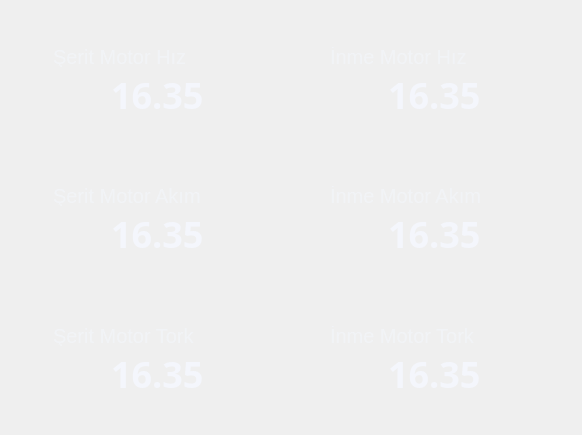
   <widget class="QFrame" name="Container_2">
    <property name="geometry">
     <rect>
      <x>425</x>
      <y>577</y>
      <width>582</width>
      <height>435</height>
     </rect>
    </property>
    <property name="styleSheet">
     <string notr="true">QFrame {
    background: qlineargradient(
        x1:0, y1:0, x2:0, y2:1,
        stop:0 rgba(6, 11, 38, 240),
        stop:1 rgba(26, 31, 55, 0)
    );
    border-radius: 20px;
}
</string>
    </property>
    <property name="frameShape">
     <enum>QFrame::StyledPanel</enum>
    </property>
    <property name="frameShadow">
     <enum>QFrame::Raised</enum>
    </property>
    <widget class="QFrame" name="FrameSeritMotorHiz">
     <property name="geometry">
      <rect>
       <x>20</x>
       <y>27</y>
       <width>260</width>
       <height>105</height>
      </rect>
     </property>
     <property name="styleSheet">
      <string notr="true">QFrame {
    background: qlineargradient(
        x1:0, y1:0, x2:0, y2:1,
        stop:0 rgba(6, 11, 38, 240),
        stop:1 rgba(26, 31, 55, 0)
    );
    border-radius: 20px;
}
</string>
     </property>
     <property name="frameShape">
      <enum>QFrame::StyledPanel</enum>
     </property>
     <property name="frameShadow">
      <enum>QFrame::Raised</enum>
     </property>
     <widget class="QLabel" name="labelSeritMotorHiz">
      <property name="geometry">
       <rect>
        <x>33</x>
        <y>20</y>
        <width>151</width>
        <height>20</height>
       </rect>
      </property>
      <property name="styleSheet">
       <string notr="true">QLabel{
	background-color: transparent;
	color: rgba(244, 246, 252, 151);
	font-family: 'Plus-Jakarta-Sans';
	font-weight: medium;
	font-size: 20px;
}</string>
      </property>
      <property name="text">
       <string>Şerit Motor Hız</string>
      </property>
     </widget>
     <widget class="QLabel" name="labelSeritMotorHizValue">
      <property name="geometry">
       <rect>
        <x>91</x>
        <y>43</y>
        <width>101</width>
        <height>50</height>
       </rect>
      </property>
      <property name="font">
       <font>
        <family>Plus-Jakarta-Sans</family>
        <pointsize>-1</pointsize>
        <weight>75</weight>
        <bold>true</bold>
       </font>
      </property>
      <property name="styleSheet">
       <string notr="true">QLabel{
	background-color: transparent;
	color: #F4F6FC;
	font-family: 'Plus-Jakarta-Sans';
	font-weight: bold;
	font-size: 36px;
}</string>
      </property>
      <property name="text">
       <string>16.35</string>
      </property>
     </widget>
    </widget>
    <widget class="QFrame" name="FrameInmeMotorHiz">
     <property name="geometry">
      <rect>
       <x>297</x>
       <y>27</y>
       <width>260</width>
       <height>105</height>
      </rect>
     </property>
     <property name="styleSheet">
      <string notr="true">QFrame {
    background: qlineargradient(
        x1:0, y1:0, x2:0, y2:1,
        stop:0 rgba(6, 11, 38, 240),
        stop:1 rgba(26, 31, 55, 0)
    );
    border-radius: 20px;
}
</string>
     </property>
     <property name="frameShape">
      <enum>QFrame::StyledPanel</enum>
     </property>
     <property name="frameShadow">
      <enum>QFrame::Raised</enum>
     </property>
     <widget class="QLabel" name="labelInmeMotorHiz">
      <property name="geometry">
       <rect>
        <x>33</x>
        <y>20</y>
        <width>151</width>
        <height>20</height>
       </rect>
      </property>
      <property name="styleSheet">
       <string notr="true">QLabel{
	background-color: transparent;
	color: rgba(244, 246, 252, 151);
	font-family: 'Plus-Jakarta-Sans';
	font-weight: medium;
	font-size: 20px;
}</string>
      </property>
      <property name="text">
       <string>İnme Motor Hız</string>
      </property>
     </widget>
     <widget class="QLabel" name="labelInmeMotorHizValue">
      <property name="geometry">
       <rect>
        <x>91</x>
        <y>43</y>
        <width>101</width>
        <height>50</height>
       </rect>
      </property>
      <property name="font">
       <font>
        <family>Plus-Jakarta-Sans</family>
        <pointsize>-1</pointsize>
        <weight>75</weight>
        <bold>true</bold>
       </font>
      </property>
      <property name="styleSheet">
       <string notr="true">QLabel{
	background-color: transparent;
	color: #F4F6FC;
	font-family: 'Plus-Jakarta-Sans';
	font-weight: bold;
	font-size: 36px;
}</string>
      </property>
      <property name="text">
       <string>16.35</string>
      </property>
     </widget>
    </widget>
    <widget class="QFrame" name="FrameSeritMotorAkim">
     <property name="geometry">
      <rect>
       <x>20</x>
       <y>166</y>
       <width>260</width>
       <height>105</height>
      </rect>
     </property>
     <property name="styleSheet">
      <string notr="true">QFrame {
    background: qlineargradient(
        x1:0, y1:0, x2:0, y2:1,
        stop:0 rgba(6, 11, 38, 240),
        stop:1 rgba(26, 31, 55, 0)
    );
    border-radius: 20px;
}
</string>
     </property>
     <property name="frameShape">
      <enum>QFrame::StyledPanel</enum>
     </property>
     <property name="frameShadow">
      <enum>QFrame::Raised</enum>
     </property>
     <widget class="QLabel" name="labelSeritMotorAkim">
      <property name="geometry">
       <rect>
        <x>33</x>
        <y>20</y>
        <width>171</width>
        <height>20</height>
       </rect>
      </property>
      <property name="styleSheet">
       <string notr="true">QLabel{
	background-color: transparent;
	color: rgba(244, 246, 252, 151);
	font-family: 'Plus-Jakarta-Sans';
	font-weight: medium;
	font-size: 20px;
}</string>
      </property>
      <property name="text">
       <string>Şerit Motor Akım</string>
      </property>
     </widget>
     <widget class="QLabel" name="labelSeritMotorAkimValue">
      <property name="geometry">
       <rect>
        <x>91</x>
        <y>43</y>
        <width>101</width>
        <height>50</height>
       </rect>
      </property>
      <property name="font">
       <font>
        <family>Plus-Jakarta-Sans</family>
        <pointsize>-1</pointsize>
        <weight>75</weight>
        <bold>true</bold>
       </font>
      </property>
      <property name="styleSheet">
       <string notr="true">QLabel{
	background-color: transparent;
	color: #F4F6FC;
	font-family: 'Plus-Jakarta-Sans';
	font-weight: bold;
	font-size: 36px;
}</string>
      </property>
      <property name="text">
       <string>16.35</string>
      </property>
     </widget>
    </widget>
    <widget class="QFrame" name="FrameInmeMotorAkim">
     <property name="geometry">
      <rect>
       <x>297</x>
       <y>166</y>
       <width>260</width>
       <height>105</height>
      </rect>
     </property>
     <property name="styleSheet">
      <string notr="true">QFrame {
    background: qlineargradient(
        x1:0, y1:0, x2:0, y2:1,
        stop:0 rgba(6, 11, 38, 240),
        stop:1 rgba(26, 31, 55, 0)
    );
    border-radius: 20px;
}
</string>
     </property>
     <property name="frameShape">
      <enum>QFrame::StyledPanel</enum>
     </property>
     <property name="frameShadow">
      <enum>QFrame::Raised</enum>
     </property>
     <widget class="QLabel" name="labelInmeMotorAkim">
      <property name="geometry">
       <rect>
        <x>33</x>
        <y>20</y>
        <width>181</width>
        <height>20</height>
       </rect>
      </property>
      <property name="styleSheet">
       <string notr="true">QLabel{
	background-color: transparent;
	color: rgba(244, 246, 252, 151);
	font-family: 'Plus-Jakarta-Sans';
	font-weight: medium;
	font-size: 20px;
}</string>
      </property>
      <property name="text">
       <string>İnme Motor Akım</string>
      </property>
     </widget>
     <widget class="QLabel" name="labelInmeMotorAkimValue">
      <property name="geometry">
       <rect>
        <x>91</x>
        <y>43</y>
        <width>101</width>
        <height>50</height>
       </rect>
      </property>
      <property name="font">
       <font>
        <family>Plus-Jakarta-Sans</family>
        <pointsize>-1</pointsize>
        <weight>75</weight>
        <bold>true</bold>
       </font>
      </property>
      <property name="styleSheet">
       <string notr="true">QLabel{
	background-color: transparent;
	color: #F4F6FC;
	font-family: 'Plus-Jakarta-Sans';
	font-weight: bold;
	font-size: 36px;
}</string>
      </property>
      <property name="text">
       <string>16.35</string>
      </property>
     </widget>
    </widget>
    <widget class="QFrame" name="FrameSeritMotorTork">
     <property name="geometry">
      <rect>
       <x>20</x>
       <y>306</y>
       <width>260</width>
       <height>105</height>
      </rect>
     </property>
     <property name="styleSheet">
      <string notr="true">QFrame {
    background: qlineargradient(
        x1:0, y1:0, x2:0, y2:1,
        stop:0 rgba(6, 11, 38, 240),
        stop:1 rgba(26, 31, 55, 0)
    );
    border-radius: 20px;
}
</string>
     </property>
     <property name="frameShape">
      <enum>QFrame::StyledPanel</enum>
     </property>
     <property name="frameShadow">
      <enum>QFrame::Raised</enum>
     </property>
     <widget class="QLabel" name="labelSeritMotorTork">
      <property name="geometry">
       <rect>
        <x>33</x>
        <y>20</y>
        <width>151</width>
        <height>20</height>
       </rect>
      </property>
      <property name="styleSheet">
       <string notr="true">QLabel{
	background-color: transparent;
	color: rgba(244, 246, 252, 151);
	font-family: 'Plus-Jakarta-Sans';
	font-weight: medium;
	font-size: 20px;
}</string>
      </property>
      <property name="text">
       <string>Şerit Motor Tork</string>
      </property>
     </widget>
     <widget class="QLabel" name="labelSeritMotorTorkValue">
      <property name="geometry">
       <rect>
        <x>91</x>
        <y>43</y>
        <width>101</width>
        <height>50</height>
       </rect>
      </property>
      <property name="font">
       <font>
        <family>Plus-Jakarta-Sans</family>
        <pointsize>-1</pointsize>
        <weight>75</weight>
        <bold>true</bold>
       </font>
      </property>
      <property name="styleSheet">
       <string notr="true">QLabel{
	background-color: transparent;
	color: #F4F6FC;
	font-family: 'Plus-Jakarta-Sans';
	font-weight: bold;
	font-size: 36px;
}</string>
      </property>
      <property name="text">
       <string>16.35</string>
      </property>
     </widget>
    </widget>
    <widget class="QFrame" name="FrameInmeMotorTork">
     <property name="geometry">
      <rect>
       <x>297</x>
       <y>306</y>
       <width>260</width>
       <height>105</height>
      </rect>
     </property>
     <property name="styleSheet">
      <string notr="true">QFrame {
    background: qlineargradient(
        x1:0, y1:0, x2:0, y2:1,
        stop:0 rgba(6, 11, 38, 240),
        stop:1 rgba(26, 31, 55, 0)
    );
    border-radius: 20px;
}
</string>
     </property>
     <property name="frameShape">
      <enum>QFrame::StyledPanel</enum>
     </property>
     <property name="frameShadow">
      <enum>QFrame::Raised</enum>
     </property>
     <widget class="QLabel" name="labelInmeMotorTork">
      <property name="geometry">
       <rect>
        <x>33</x>
        <y>20</y>
        <width>171</width>
        <height>20</height>
       </rect>
      </property>
      <property name="styleSheet">
       <string notr="true">QLabel{
	background-color: transparent;
	color: rgba(244, 246, 252, 151);
	font-family: 'Plus-Jakarta-Sans';
	font-weight: medium;
	font-size: 20px;
}</string>
      </property>
      <property name="text">
       <string>İnme Motor Tork</string>
      </property>
     </widget>
     <widget class="QLabel" name="labelInmeMotorTorkValue">
      <property name="geometry">
       <rect>
        <x>91</x>
        <y>43</y>
        <width>101</width>
        <height>50</height>
       </rect>
      </property>
      <property name="font">
       <font>
        <family>Plus-Jakarta-Sans</family>
        <pointsize>-1</pointsize>
        <weight>75</weight>
        <bold>true</bold>
       </font>
      </property>
      <property name="styleSheet">
       <string notr="true">QLabel{
	background-color: transparent;
	color: #F4F6FC;
	font-family: 'Plus-Jakarta-Sans';
	font-weight: bold;
	font-size: 36px;
}</string>
      </property>
      <property name="text">
       <string>16.35</string>
      </property>
     </widget>
    </widget>
   </widget>
